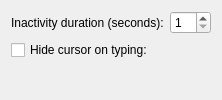
<?xml version="1.0" encoding="UTF-8"?>
<ui version="4.0">
 <class>HideCursorEffectConfig</class>
 <widget class="QWidget" name="HideCursorEffectConfig">
  <layout class="QFormLayout" name="formLayout">
   <item row="0" column="0">
    <widget class="QLabel" name="label_InactivityDuration">
     <property name="text">
      <string>Inactivity duration (seconds):</string>
     </property>
    </widget>
   </item>
   <item row="0" column="1">
    <widget class="QSpinBox" name="kcfg_InactivityDuration">
     <property name="minimum">
      <number>1</number>
     </property>
    </widget>
   </item>
   <item row="1" column="0">
    <widget class="QCheckBox" name="kcfg_HideOnTyping">
        <property name="text">
        <string>Hide cursor on typing:</string>
        </property>
    </widget>
   </item>
  </layout>
 </widget>
 <resources/>
 <connections/>
</ui>
